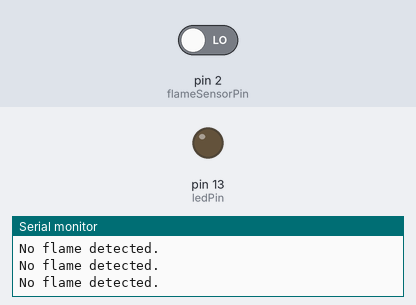
Simulated run of this sketch. Board: Arduino Uno, built with avr-gcc and run on an emulated ATmega328P. Shown: output pins drawn as LEDs (lit = HIGH), the last lines printed to the serial monitor. The inputs (shaded band) are chosen by the test bench; at power-on: pin 2 (flameSensorPin) LOW.

Above: at 1.8 s.
1.9 s: pin 2 (flameSensorPin) driven HIGH
At 3.0 s:
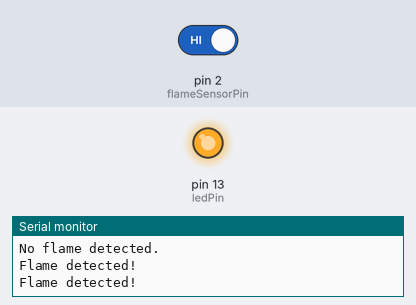
3.5 s: pin 2 (flameSensorPin) driven LOW
At 4.1 s:
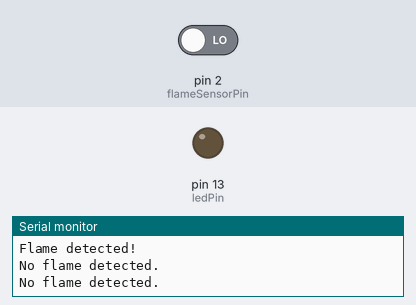
Timing chart, 0 to 6.5 s (numbered marks = the images above; inputs shaded):
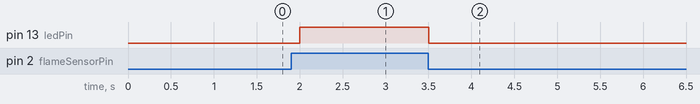

The sketch:

FlameDetector.ino
```cpp
//@Author Digilabs Inc
const int flameSensorPin = 2;  // Define the pin for the flame sensor
const int ledPin = 13;         // Define the pin for the LED

void setup() {
  pinMode(flameSensorPin, INPUT);  // Set the flame sensor pin as input
  pinMode(ledPin, OUTPUT);         // Set the LED pin as output
  Serial.begin(9600);              // Initialize serial communication at 9600 baud rate
}

void loop() {
  int flameState = digitalRead(flameSensorPin);  // Read the state of the flame sensor

  if (flameState == HIGH) {  // If flame is detected
    digitalWrite(ledPin, HIGH);  // Turn on the LED
    Serial.println("Flame detected!");
  } else {  // If no flame is detected
    digitalWrite(ledPin, LOW);  // Turn off the LED
    Serial.println("No flame detected.");
  }

  delay(500);  // Wait for 500 milliseconds
}
```

Measured:
- after the input at 1.9 s, pin 13 (ledPin): LOW → HIGH after 0.10 s
- after the input at 3.5 s, pin 13 (ledPin): HIGH → LOW at once
